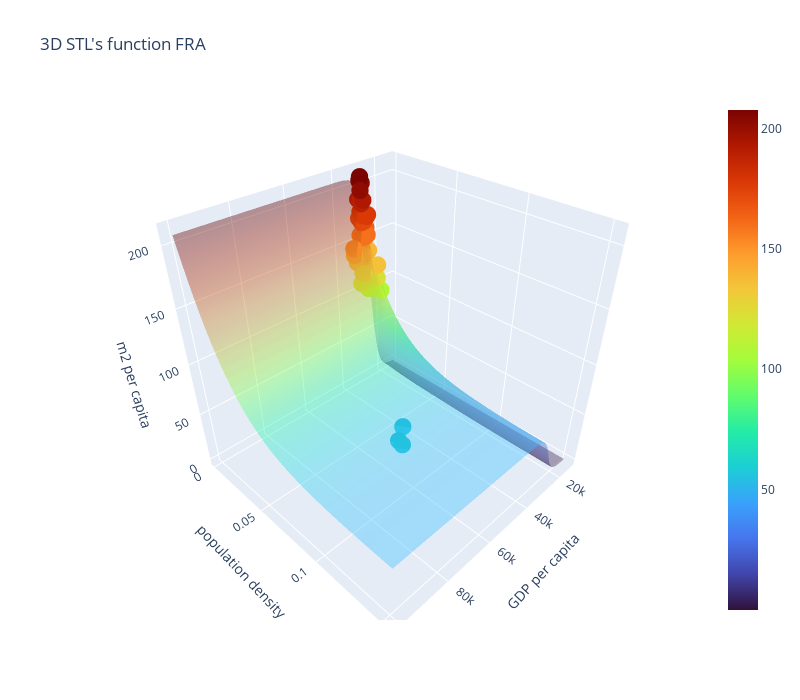
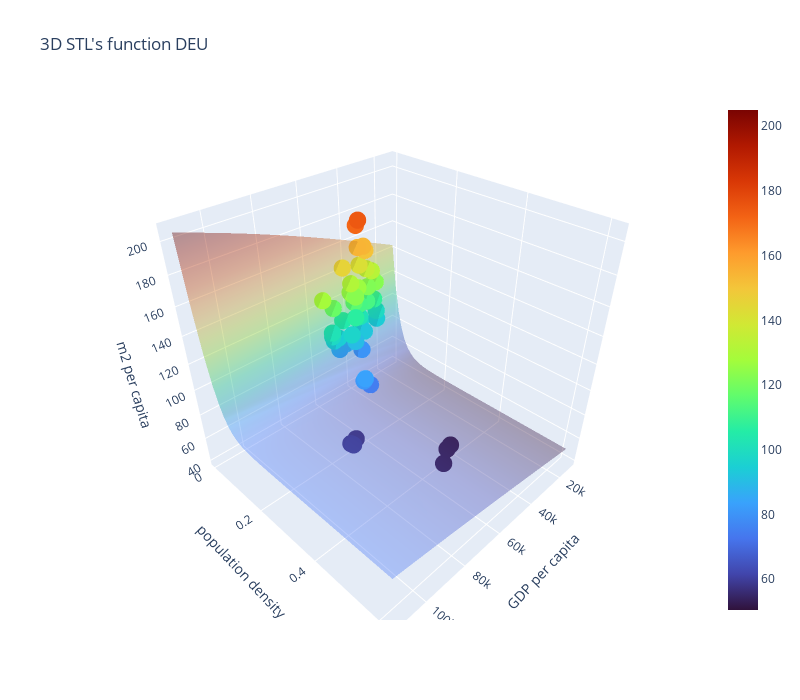

Notebook source saved alongside these figures, in order:
### Markdown cell above
#### PART 5 : the STL function fit

The surface is the fitted Spatio Temporal logistic function.
The points are the data

### Code cell
import plotly.graph_objects as go

for j in range(len(regions)):
    try:
        # Create a meshgrid of x and y values
        x = np.linspace(0.5*min(df_gdp_cap_region_handler[j]), 1.5*max(df_gdp_cap_region_handler[j]), 50)
        y = np.linspace(0.5*min(df_pop_density_region_handler[j]), 1.5*max(df_pop_density_region_handler[j]), 50)
        x_grid, y_grid = np.meshgrid(x, y)
        z = STL([x_grid,y_grid], STL_fit_handler[j].fitted_params[0], STL_fit_handler[j].fitted_params[1], STL_fit_handler[j].fitted_params[2], STL_fit_handler[j].fitted_params[3], STL_fit_handler[j].fitted_params[4])
        cmin = np.min(z)
        cmax = np.max(z)
        
        # Create the surface plot using Plotly
        fig = go.Figure(data=[
            go.Surface(
                z=z, 
                x=x_grid, 
                y=y_grid, 
                colorscale="Turbo", 
                cmin=cmin,
                cmax=cmax,
                opacity=0.4),
            go.Scatter3d(
                x=df_gdp_cap_region_handler[j], y=df_pop_density_region_handler[j], z=df_built_up_region_handler[j],
                mode='markers',  # Use 'markers' for scatter plot
                marker=dict(
                    size=6,  # Size of the points
                    color=df_built_up_region_handler[j],  # Color of the points
                    colorscale='Turbo',  # Colorscale for the points
                    cmin=cmin,
                    cmax=cmax,
                    opacity=1.0
                )
            ),
            
            ]
            )
    
        # Customize the layout
        fig.update_layout(title=f'3D STL\'s function {regions[j].name}',
                        scene=dict(
                            xaxis_title='GDP per capita',
                            yaxis_title='population density',
                            zaxis_title='m2 per capita'
                        ),
                        width=800, height=700)
    
        # Show the plot
        fig.show()
    except Exception as e:
        print(region.name, "\n", e)

### Figure 1 — Plotly figure (JSON) as saved in the notebook; plotly's stock layout.template omitted (floating-point values rounded to 4 significant figures; data arrays with more than 128 entries replaced by an {"elided": "..."} marker saying what was removed)
{"data": [{"cmax": 207.7, "cmin": 0.04213, "colorscale": [[0, "#30123b"], [0.07143, "#4145ab"], [0.1429, "#4675ed"], [0.2143, "#39a2fc"], [0.2857, "#1bcfd4"], [0.3571, "#24eca6"], [0.4286, "#61fc6c"], [0.5, "#a4fc3b"], [0.5714, "#d1e834"], [0.6429, "#f3c63a"], [0.7143, "#fe9b2d"], [0.7857, "#f36315"], [0.8571, "#d93806"], [0.9286, "#b11901"], [1, "#7a0402"]], "opacity": 0.4, "type": "surface", "x": {"elided": "50x50 float values"}, "y": {"elided": "50x50 float values"}, "z": {"elided": "50x50 float values"}}, {"marker": {"cmax": 207.7, "cmin": 0.04213, "color": [54.57, 54.39, 55.19, 139.8, 159.4, 178.2, 108.4, 122.7, 135.0, 124.5, 141.4, 157.9, 172.7, 189.6, 201.7, 160.2, 177.6, 193.1, 174.5, 190.9, 206.8, 164.1, 170.4, 177.1, 137.2, 145.8, 152.7, 138.4, 147.7, 154.0, 174.1, 191.1, 209.5, 158.0, 179.4, 203.6, 112.0, 121.0, 130.0], "colorscale": [[0, "#30123b"], [0.07143, "#4145ab"], [0.1429, "#4675ed"], [0.2143, "#39a2fc"], [0.2857, "#1bcfd4"], [0.3571, "#24eca6"], [0.4286, "#61fc6c"], [0.5, "#a4fc3b"], [0.5714, "#d1e834"], [0.6429, "#f3c63a"], [0.7143, "#fe9b2d"], [0.7857, "#f36315"], [0.8571, "#d93806"], [0.9286, "#b11901"], [1, "#7a0402"]], "opacity": 1, "size": 6}, "mode": "markers", "type": "scatter3d", "x": [60656, 66306, 67090, 32819, 33974, 31652, 29666, 31667, 31403, 33735, 33470, 32095, 33159, 34523, 35263, 31930, 32552, 34396, 31805, 33328, 33176, 30335, 32730, 32831, 36527, 38187, 38692, 27360, 31478, 29667, 33325, 33593, 32458, 32638, 32432, 31488, 33960, 37734, 36835], "y": [0.09139, 0.09775, 0.1019, 0.01072, 0.01105, 0.01106, 0.01844, 0.01873, 0.01884, 0.009399, 0.009628, 0.009634, 0.01016, 0.01117, 0.01194, 0.01085, 0.01186, 0.01245, 0.006287, 0.006819, 0.007143, 0.0067, 0.007545, 0.008138, 0.009872, 0.01069, 0.01137, 0.003085, 0.003612, 0.004034, 0.006201, 0.006449, 0.006494, 0.005703, 0.005869, 0.005829, 0.01469, 0.01585, 0.01643], "z": [54.57, 54.39, 55.19, 139.8, 159.4, 178.2, 108.4, 122.7, 135.0, 124.5, 141.4, 157.9, 172.7, 189.6, 201.7, 160.2, 177.6, 193.1, 174.5, 190.9, 206.8, 164.1, 170.4, 177.1, 137.2, 145.8, 152.7, 138.4, 147.7, 154.0, 174.1, 191.1, 209.5, 158.0, 179.4, 203.6, 112.0, 121.0, 130.0]}], "layout": {"height": 700, "scene": {"xaxis": {"title": {"text": "GDP per capita"}}, "yaxis": {"title": {"text": "population density"}}, "zaxis": {"title": {"text": "m2 per capita"}}}, "title": {"text": "3D STL's function FRA"}, "width": 800}}

### Figure 2 — Plotly figure (JSON) as saved in the notebook; plotly's stock layout.template omitted (floating-point values rounded to 4 significant figures; data arrays with more than 128 entries replaced by an {"elided": "..."} marker saying what was removed)
{"data": [{"cmax": 205.0, "cmin": 50.47, "colorscale": [[0, "#30123b"], [0.07143, "#4145ab"], [0.1429, "#4675ed"], [0.2143, "#39a2fc"], [0.2857, "#1bcfd4"], [0.3571, "#24eca6"], [0.4286, "#61fc6c"], [0.5, "#a4fc3b"], [0.5714, "#d1e834"], [0.6429, "#f3c63a"], [0.7143, "#fe9b2d"], [0.7857, "#f36315"], [0.8571, "#d93806"], [0.9286, "#b11901"], [1, "#7a0402"]], "opacity": 0.4, "type": "surface", "x": {"elided": "50x50 float values"}, "y": {"elided": "50x50 float values"}, "z": {"elided": "50x50 float values"}}, {"marker": {"cmax": 205.0, "cmin": 50.47, "color": [86.65, 94.91, 101.8, 104.8, 118.3, 128.1, 41.32, 42.26, 41.24, 132.3, 153.9, 171.2, 74.66, 81.05, 83.58, 54.85, 56.61, 57.19, 84.55, 93.98, 98.42, 108.2, 135.5, 154.5, 111.4, 131.0, 145.6, 101.7, 115.7, 125.2, 92.32, 106.8, 123.2, 94.11, 112.3, 126.5, 122.8, 150.7, 174.6, 96.51, 112.0, 122.4, 98.97, 122.0, 141.8, 80.13, 89.85, 96.93], "colorscale": [[0, "#30123b"], [0.07143, "#4145ab"], [0.1429, "#4675ed"], [0.2143, "#39a2fc"], [0.2857, "#1bcfd4"], [0.3571, "#24eca6"], [0.4286, "#61fc6c"], [0.5, "#a4fc3b"], [0.5714, "#d1e834"], [0.6429, "#f3c63a"], [0.7143, "#fe9b2d"], [0.7857, "#f36315"], [0.8571, "#d93806"], [0.9286, "#b11901"], [1, "#7a0402"]], "opacity": 1, "size": 6}, "mode": "markers", "type": "scatter3d", "x": [45800, 50328, 53633, 45711, 50665, 56015, 39356, 42772, 49652, 26739, 31285, 35109, 52461, 55992, 55947, 70880, 75066, 75081, 49745, 52563, 53459, 25556, 29596, 34256, 36156, 40094, 44352, 36150, 39186, 41211, 36879, 41406, 40817, 26502, 32119, 36949, 25127, 30644, 34126, 35659, 36124, 39955, 25223, 30015, 34523, 40233, 43651, 45659], "y": [0.02926, 0.03001, 0.031, 0.01733, 0.01783, 0.01871, 0.3801, 0.3864, 0.4119, 0.008798, 0.008494, 0.008529, 0.1661, 0.1658, 0.1707, 0.2313, 0.2408, 0.2507, 0.0287, 0.02875, 0.02982, 0.007915, 0.007304, 0.007113, 0.0167, 0.01676, 0.0169, 0.02038, 0.02029, 0.0207, 0.04235, 0.04041, 0.039, 0.02441, 0.02282, 0.02229, 0.01291, 0.01148, 0.0107, 0.01822, 0.01858, 0.01905, 0.01514, 0.01391, 0.01319, 0.05306, 0.05268, 0.0529], "z": [86.65, 94.91, 101.8, 104.8, 118.3, 128.1, 41.32, 42.26, 41.24, 132.3, 153.9, 171.2, 74.66, 81.05, 83.58, 54.85, 56.61, 57.19, 84.55, 93.98, 98.42, 108.2, 135.5, 154.5, 111.4, 131.0, 145.6, 101.7, 115.7, 125.2, 92.32, 106.8, 123.2, 94.11, 112.3, 126.5, 122.8, 150.7, 174.6, 96.51, 112.0, 122.4, 98.97, 122.0, 141.8, 80.13, 89.85, 96.93]}], "layout": {"height": 700, "scene": {"xaxis": {"title": {"text": "GDP per capita"}}, "yaxis": {"title": {"text": "population density"}}, "zaxis": {"title": {"text": "m2 per capita"}}}, "title": {"text": "3D STL's function DEU"}, "width": 800}}
